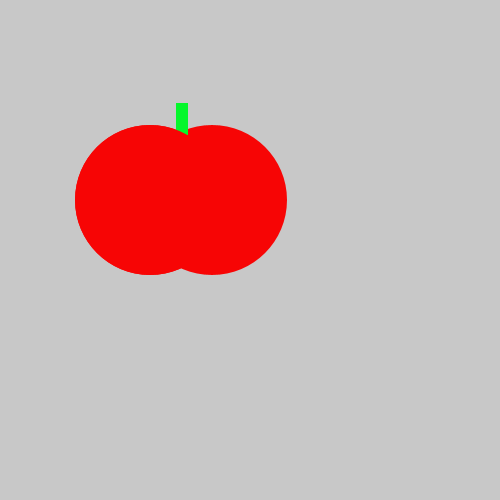
Frame 1 (no input)
Frame 60 (the mouse pressed at the canvas centre just before this capture): identical to frame 1, image omitted
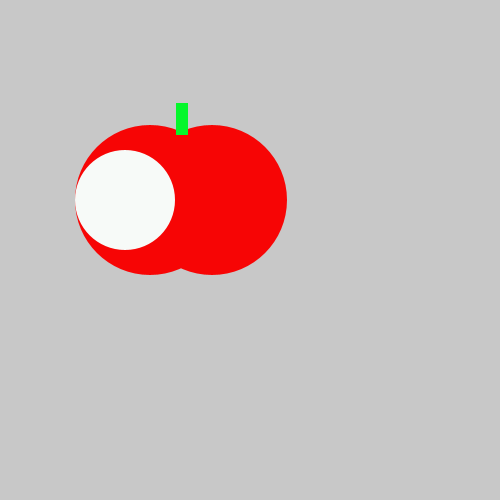
Frame 120 (the mouse held since frame 60 and released just before this capture)

The Processing sketch that drew these frames (run headless with seeded random() and noise(); from frame 60 on, the mouse is pressed at the canvas centre):

// Processing sketch: Tomato
// ── Tomato.pde
void setup() {
    size(500, 500);
}
void draw() {
    background(200, 200, 200);
    noStroke();
    fill (#F70505);
    ellipse(150, 200, 150, 150);
    ellipse(212, 200, 150, 150);
    fill (#05F72B);
    rect(176, 103, 12, 32);
    if (mousePressed){
      fill (#F7FAF8);
      ellipse(125, 200, 100, 100);
    }
    else{
      fill (#F70505);
      ellipse(150, 200, 150, 150);
    }
    
}
